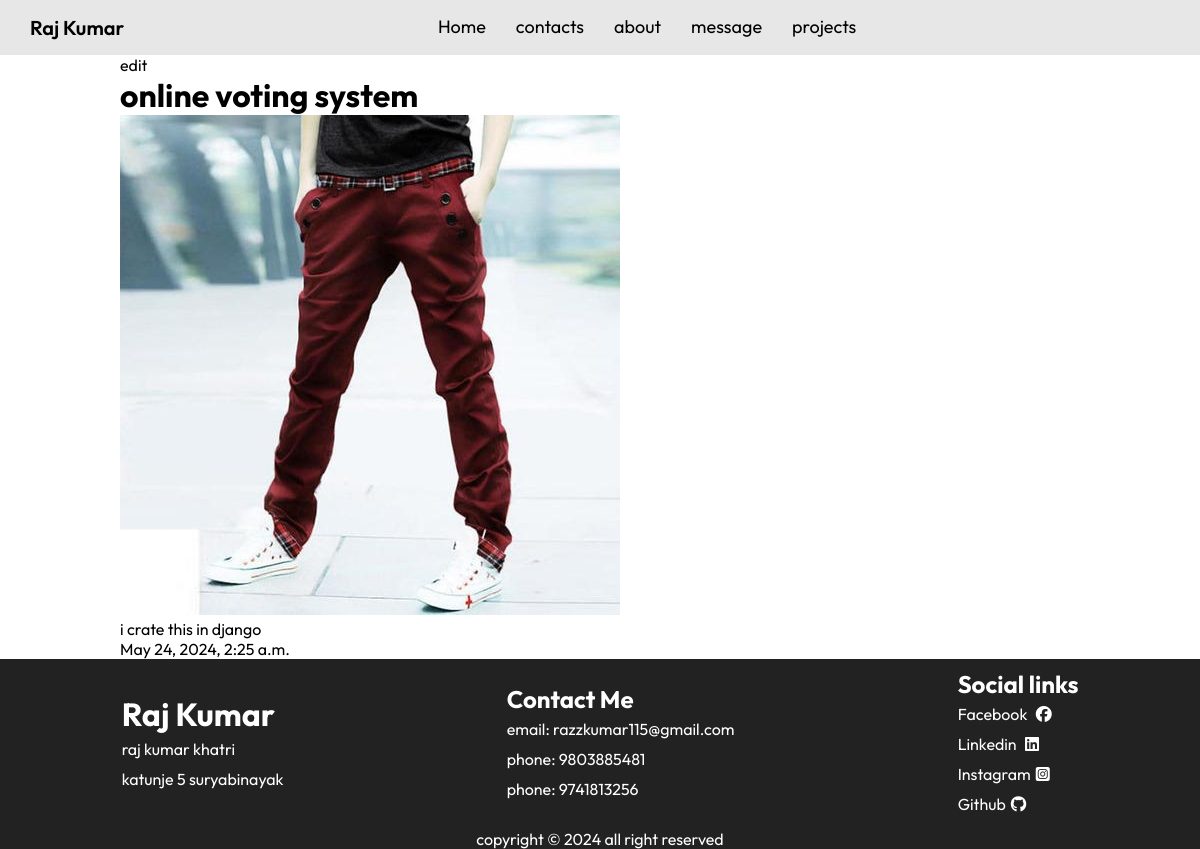
/project/8dc499fb-0264-4839-b9a7-66c009915dec/, run on the app's committed database.
### base/models.py (models this page shows, shortened)
class Projects(models.Model):
    title = models.CharField(max_length=200)
    body =RichTextUploadingField()
    slug = models.SlugField(null=True, blank=True)
    created =models.DateTimeField(auto_now_add =True)
    id = models.UUIDField(default= uuid.uuid4, unique=True, primary_key=True)
    image = models.ImageField(upload_to = 'projects/')

### base/views.py (the view)
# urls.py: path('project/<str:pk>/', views.project, name="project"),
def project(request, pk):
    product = Projects.objects.get(pk=pk)
    content = {"product":product}
    return render(request, 'base/project.html', content)

### base/templates/base/project.html
{% extends "base/main.html" %}
{% load static %}
{% block content %}
<div class="components">
    <a href="{% url 'editproject' product.id %}"> edit </a>
    <h1> {{product.title}} </h1>
    <img src="{{product.image.url}}" alt="" />
    <p>{{product.body|safe}}  </p>
    <p> {{product.created}}  </p>
</div>
{% endblock %}

### static/css/home.css (style rules this page uses)
* { margin:0; padding: 0; box-sizing: border-box; font-family: "Outfit", sans-serif; }
a { text-decoration: none; color:black; }
.components { width: 80%; margin: 0 auto; }

### data on the page
Projects: title "online voting system", image (picture), body "i crate this in django", created "May 24, 2024, 2:25 a.m."
